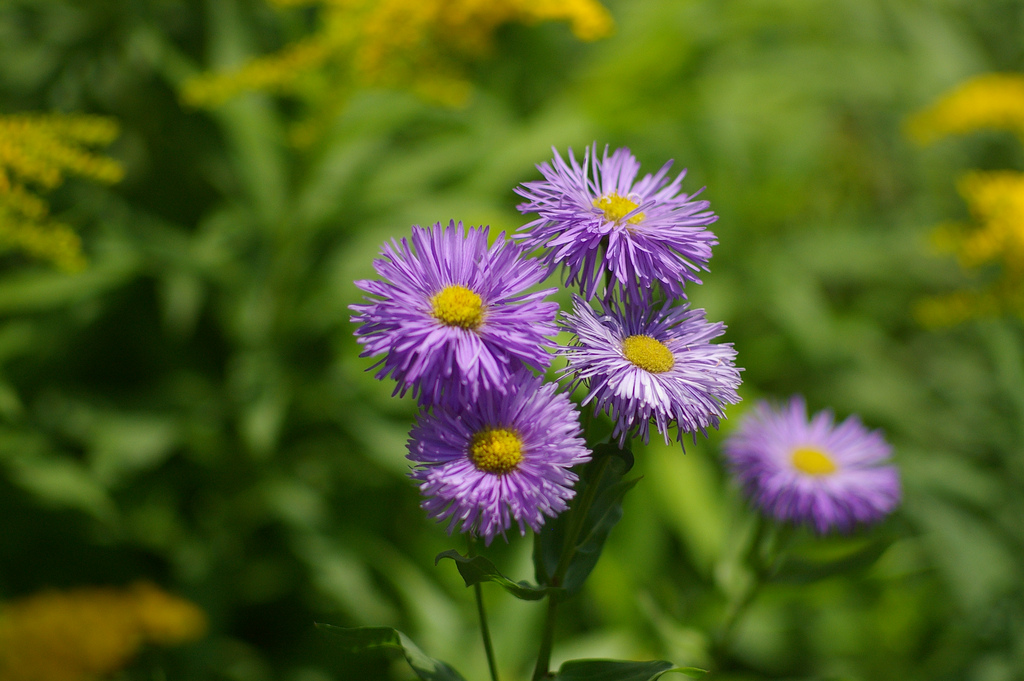
#> input picture SIP/ass4/bpf.png, 1024 x 681 px
$ python code.py
#> lines starting #> are read from the running program, lines starting #| are printed output that depends on the picture; after the words box and inside, x2 and y2 are one past the last pixel; in counts of white or black regions, pixels touching at a corner belong together
# Importing packages
import numpy as np
import matplotlib.pyplot as plt
import skimage
import matplotlib
from skimage import io
from skimage import color
from matplotlib import cm

matplotlib.rcParams['figure.figsize'] = (4,4)
from scipy.ndimage.morphology import binary_hit_or_miss
from skimage.morphology import binary_erosion, binary_dilation, binary_opening, binary_closing
from skimage.morphology import erosion, dilation, opening, closing
from skimage.morphology import black_tophat, white_tophat, skeletonize, convex_hull_image
from skimage.morphology import disk, square, rectangle, diamond, ball
"""
f = np.array(
[
[0, 1, 1, 1, 1, 0, 0],
[0, 1, 0, 0, 1, 0, 0],
[0, 1, 0, 0, 1, 0, 0],
[0, 1, 1, 1, 1, 0, 0],
[0, 1, 0, 0, 1, 0, 0],
[0, 1, 0, 0, 1, 0, 0],
[0, 1, 1, 1, 1, 0, 0]
])


#plt.show()

mask1 = np.array(
[
[0, 0, 0],
[1, 0, 1],
[1, 0, 1]
])

mask2 = np.array(
[
[1, 0],
[0, 1]
])

mask3 = np.array([[1, 1, 0]])
mask1 = 1 - mask1
mask2 = 1 - mask2
mask3 = 1 - mask3

imo = [f, binary_dilation(f, mask1), binary_dilation(f, mask2), binary_dilation(f, mask3)]
title = ["Original Image", "Dilation + Mask1", "Dilation + Mask 2", "Dilation + Mask 3"]
fig, ax = plt.subplots(1, 4)
for i in range(4):
  ax[i].imshow(1-imo[i], cmap = "gray")
  #ax[i].axis('off')
  ax[i].set_xticks([])
  ax[i].set_yticks([])
  ax[i].set_title(title[i])

#plt.show()

fig, ax = plt.subplots(1, 3)
titles = ["Mask1 Dilation 3x3", "Mask2 Dilation 2x2", "Mask3 Dilation 1x3"]
masks = [mask1, mask2, mask3]
for i in range(3):
  ax[i].imshow(1 - binary_dilation(masks[i], f), cmap = "gray")
  #ax[i].axis('off')
  ax[i].set_xticks([])
  ax[i].set_yticks([])
  ax[i].set_title(titles[i])
plt.show()

"""
"""
f = color.rgb2gray(io.imread('cells_binary.png', plugin='pil'))
selem = disk(2)
print(selem)
f_closed = binary_opening(f, selem)
f_open  = binary_closing(f, selem)
fig, ax = plt.subplots(1, 3)
ax[0].imshow(f, cmap = "gray")
ax[0].axis('off')
ax[0].set_title("Original Image")
ax[1].imshow(f_open, cmap = "gray")
ax[1].axis('off')
ax[1].set_title("Opening")
ax[2].imshow(f_closed, cmap = "gray")
ax[2].axis('off')
ax[2].set_title("Closing")
plt.show()
"""

def hom(im, B1, B2):
  r1 = binary_erosion(im, B1)
  r2 = binary_erosion((1 - im), B2)
  return r1 & r2

def hom_exp(result, b1):
  (row, col) = result.shape
  count = 0
  other = np.copy(result)
  for r in range(row):
    for c in range(col):
      if result[r, c] == 1:
        count += 1
        print("we got here")
        print(r, r+b1.shape[0], col, col+b1.shape[1])
        print(b1.shape)
        print(other.shape)
        if (other[r:r+b1.shape[0],c:c+b1.shape[1]].shape == b1.shape):
          other[r:r+b1.shape[0],c:c+b1.shape[1]] = b1
  print(count)
  return other
"""
f = color.rgb2gray(io.imread('blobs_inv.png', plugin='pil'))

f = (f >= 10).astype(float)
se1 = np.transpose(np.array([[1, 1, 1, 1, 1]]))
se2 = disk(2)
se3 = np.zeros((3, 3))
se3[1:3,0:2] = 1
print(se3)
hom1 = binary_hit_or_miss(f, se1)
hom2 = binary_hit_or_miss(f, se2)
hom3 = binary_hit_or_miss(f, se3)
hom1 = 1-hom(1-f, se1, 1 - se1)
hom2 = 1-hom(1-f, se2, 1 - se2)
hom3 = 1-hom(1-f, se3, 1- se3)
print(f)
print(1-f)
print(hom3)
what1 =1- white_tophat(1-f, se1)
what2 =1- white_tophat(1-f, se2)
what3 =1- white_tophat(1-f, se3)

bhat1 =1- black_tophat(1-f, se1)
bhat2 =1- black_tophat(1-f, se2)
bhat3 =1- black_tophat(1-f, se3)


fig, ax = plt.subplots(3, 3)
ax[0][0].imshow(hom1, vmin=0,vmax=1,cmap = "gray")
ax[0][0].set_title("Hit Or Miss + Vert Line")
ax[0][1].imshow(hom2, vmin=0,vmax=1,cmap = "gray")
ax[0][1].set_title("Hit Or Miss + Disc")
ax[0][2].imshow(hom3, vmin=0,vmax=1,cmap = "gray")
ax[0][2].set_title("Hit Or Miss + Corner")

ax[1][0].imshow(what1, vmin=0,vmax=1,cmap = "gray")
ax[1][0].set_title("TopHat + Vert Line")
ax[1][1].imshow(what2, vmin=0,vmax=1,cmap = "gray")
ax[1][1].set_title("TopHat + Disc")
ax[1][2].imshow(what3, vmin=0,vmax=1,cmap = "gray")
ax[1][2].set_title("TopHat + Corner")

ax[2][0].imshow(bhat1, vmin=0,vmax=1,cmap = "gray")
ax[2][0].set_title("BottomHat + Vert Line")
ax[2][1].imshow(bhat2, vmin=0,vmax=1,cmap = "gray")
ax[2][1].set_title("BottomHat + Disc")
ax[2][2].imshow(bhat3, vmin=0,vmax=1,cmap = "gray")
ax[2][2].set_title("BottomHat + Corner")

for axi in ax:
  for a in axi:
    a.set_xticks([])
    a.set_yticks([])
plt.show()

"""
"""
f = color.rgb2gray(io.imread('digits_binary_inv.png', plugin='pil'))
f = (f >= 6000).astype(float)
print(f)
mask = f[5:37, 64:88]
print(mask)
temp = np.zeros(mask.shape)
test = np.ones((3, 3))
plt.imshow(mask)
plt.show()
result  = hom(1-f, 1-mask, temp)
print(result)
plt.imshow(1-hom_exp(result, 1-mask), cmap = 'gray')
#plt.imshow(f, cmap = 'gray')
plt.show()
count = 0
for r in result:
  for c in r:
    if c:
      count += 1
print(count)

"""

def showy(im, a, title):
  a.set_title(title)
  a.imshow(im, cmap = "gray", vmin = 0, vmax = 1)
  a.set_xticks([])
  a.set_yticks([])
og = io.imread('bpf.png', plugin='pil')
#> og is the input picture: shape (681, 1024, 3); mean R, G, B 82, 94.6, 38.5
#1
f = color.rgb2gray(io.imread('bpf.png', plugin='pil'))
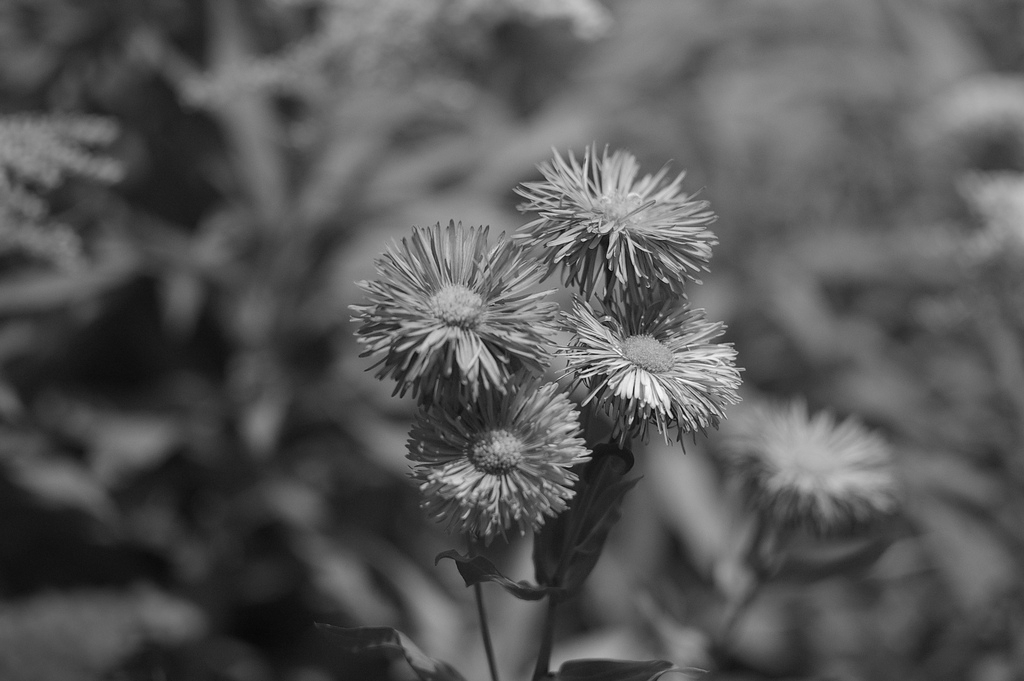
#> f: shape (681, 1024) float64; min 0.0288, max 1, mean 0.345


import skimage.filters as filters
plt.imshow(og)
plt.show()
plt.imshow(f)
plt.show()
#2
blurred = filters.gaussian(f, sigma = 4)
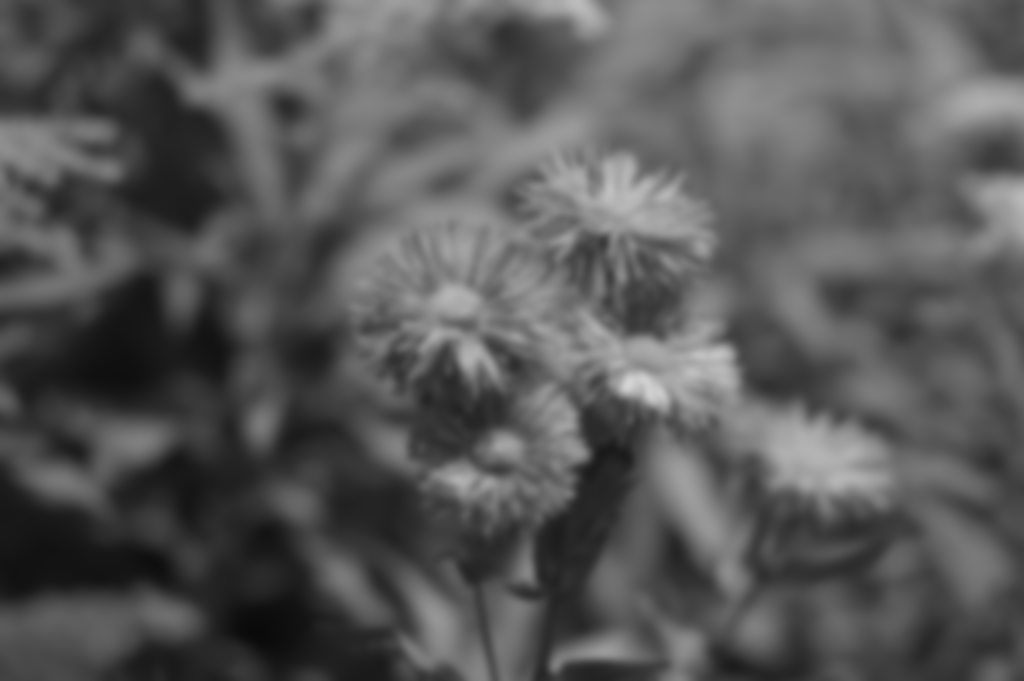
#> blurred: shape (681, 1024) float64; min 0.0405, max 0.838, mean 0.345
#3
dif = f - blurred
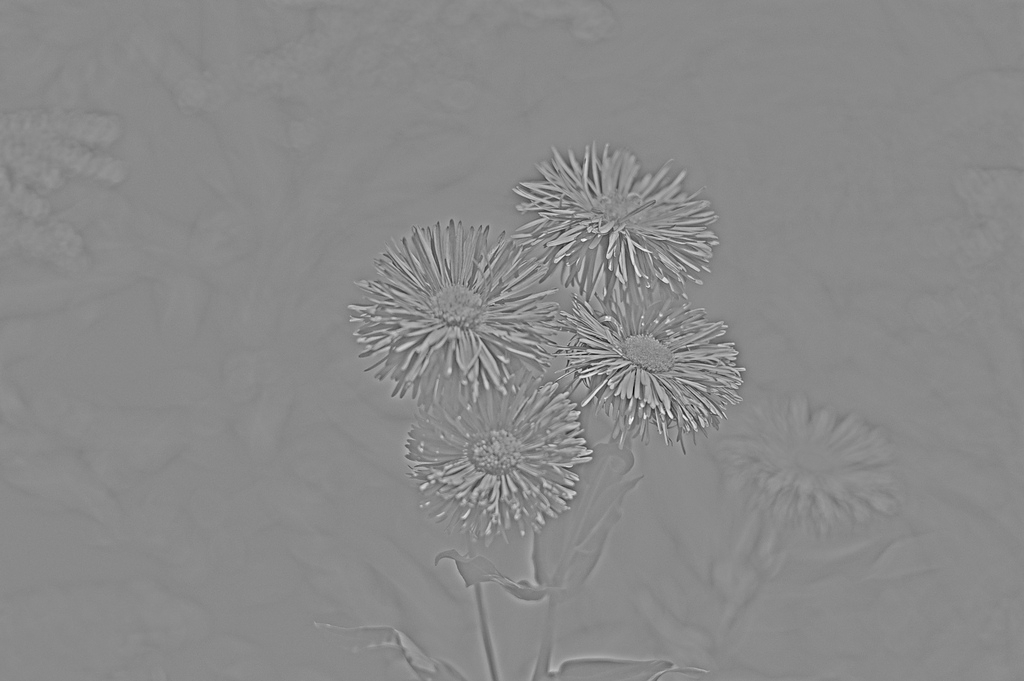
#> dif: shape (681, 1024) float64; min -0.609, max 0.52, mean -2.09e-05; drawn with min black and max white
#4
thresh = (dif > .07).astype(float)
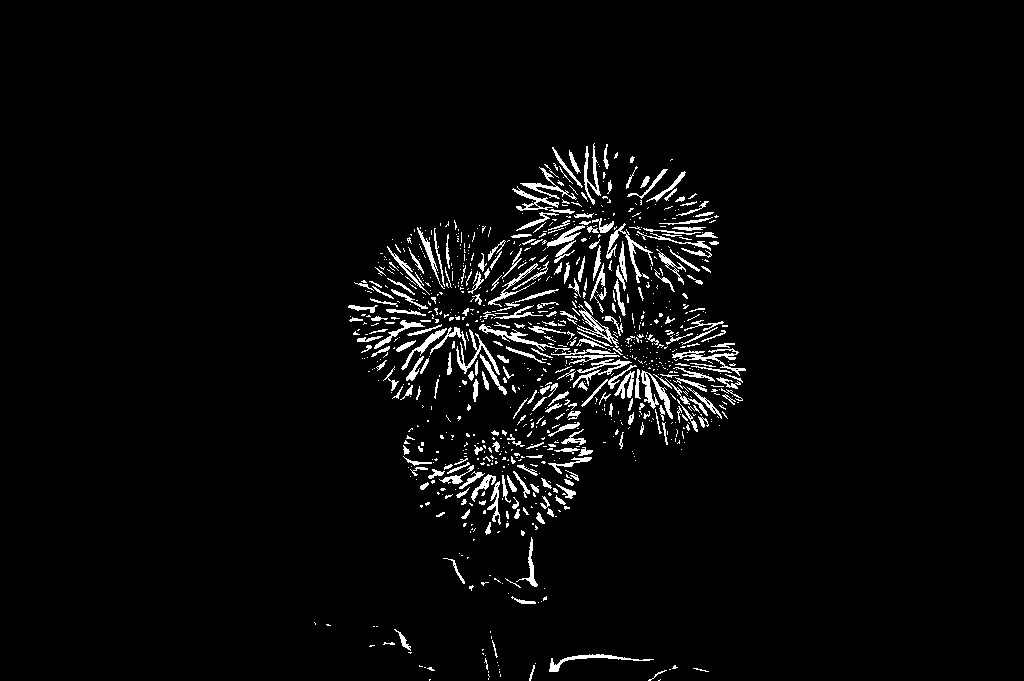
#> thresh: shape (681, 1024) float64; values 0 (black) and 1 (white), 3.5% white in thin lines or dots, all inside (x1, y1, x2, y2) = (314, 143, 746, 681)
selem = disk(8)
#5
dil= dilation(thresh, selem)
#> dil: shape (681, 1024) float64; values 0 (black) and 1 (white), 17.1% white; 6 white regions, box (x1, y1, x2, y2) and area: (340, 135, 754, 612) 111663, (521, 646, 717, 681) 3898, (361, 621, 443, 681) 1832, (474, 623, 509, 681) 1388, (306, 614, 339, 634) 465, (365, 618, 386, 635) 263
#6
dil = dilation(dil, selem)
#> dil: shape (681, 1024) float64; values 0 (black) and 1 (white), 20.6% white; 4 white regions, box (x1, y1, x2, y2) and area: (332, 127, 762, 620) 129181, (466, 615, 725, 681) 9304, (353, 610, 451, 681) 4031, (298, 606, 347, 642) 1303
#7
ero = erosion(dil, selem)
#> ero: shape (681, 1024) float64; values 0 (black) and 1 (white), 17.6% white; 4 white regions, box (x1, y1, x2, y2) and area: (340, 135, 754, 612) 114540, (474, 623, 717, 681) 5718, (361, 618, 443, 681) 2232, (306, 614, 339, 634) 469
#8
dil= dilation(ero, selem)
dil = dilation(dil, selem)
#> dil: shape (681, 1024) float64; values 0 (black) and 1 (white), 23.5% white; 2 white regions, box (x1, y1, x2, y2) and area: (324, 119, 770, 681) 155314, (290, 598, 459, 681) 8435
ero = erosion(dil, selem)
#> ero: shape (681, 1024) float64; values 0 (black) and 1 (white), 20.9% white; 2 white regions, box (x1, y1, x2, y2) and area: (332, 127, 762, 681) 140376, (298, 606, 451, 681) 5564
clo = closing(ero, disk(20))
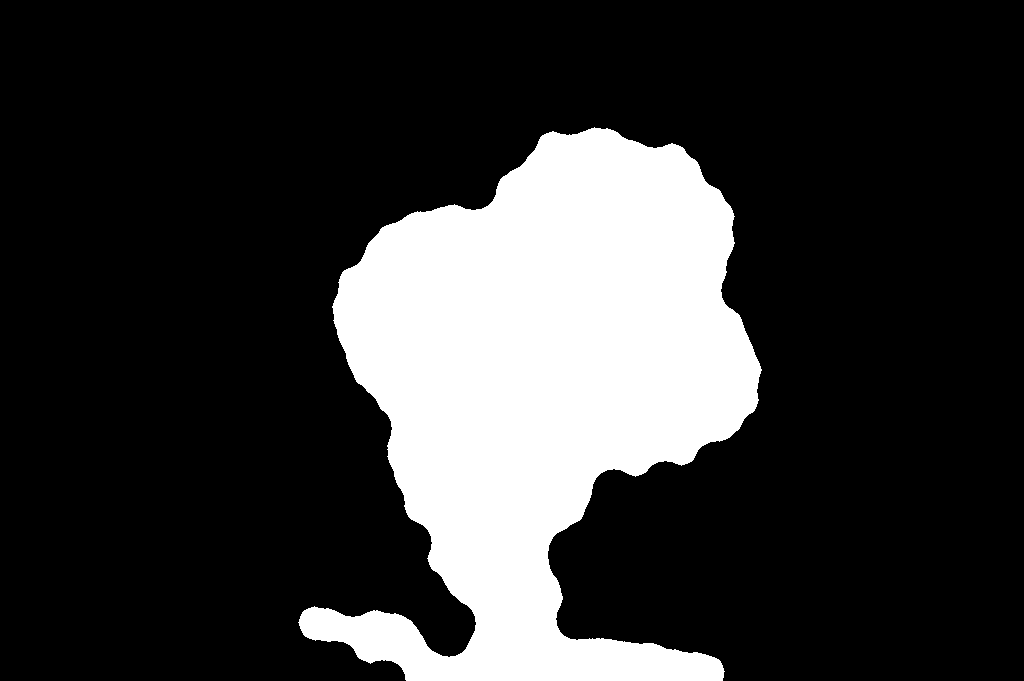
#> clo: shape (681, 1024) float64; values 0 (black) and 1 (white), 21.4% white; 1 white region, box (x1, y1, x2, y2) and area: (298, 127, 762, 681) 149559
result = f * clo
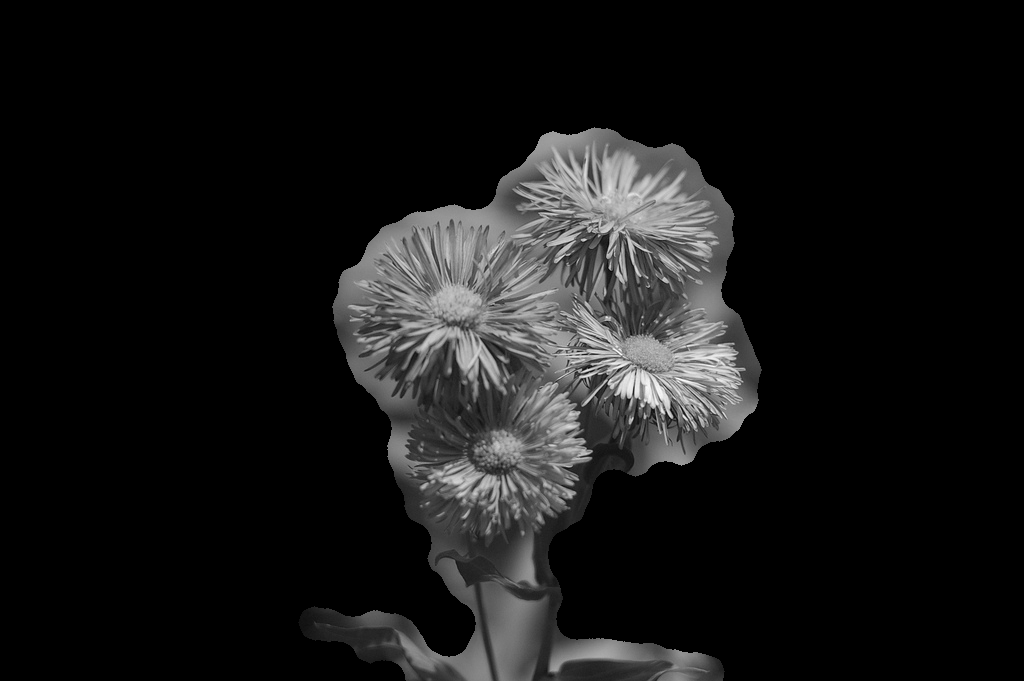
#> result: shape (681, 1024) float64; min 0, max 1, mean 0.0887
plt.figure()
plt.imshow(result, cmap = "gray")
plt.show()

def showy(im, a, title):
  a.set_title(title)
  a.imshow(im, cmap = "gray", vmin = 0, vmax = 1)
  a.set_xticks([])
  a.set_yticks([])
"""
f = color.rgb2gray(io.imread('money_bin.jpg', plugin='pil'))

f = (f < 10).astype(float)
fig, ax = plt.subplots(2, 3)
showy(1-f, ax[0][0], "Original Image")

selem = disk(15)
op = opening(f, selem)
showy(1-op, ax[0][1], "Phase 1")
op1 = opening(f, disk(18))
showy(1-op1, ax[0][2], "Phase 2")
op2 = opening(f, disk(20))
showy(1-op2, ax[1][0], "Phase 3")
er3 = erosion(f, disk(32))
showy(1-er3, ax[1][1], "Phase 4")
er4  = erosion(f, disk(50))
showy(1-er4, ax[1][2], "Phase 5")
plt.show()
"""

print(f.shape)
#| (681, 1024)
